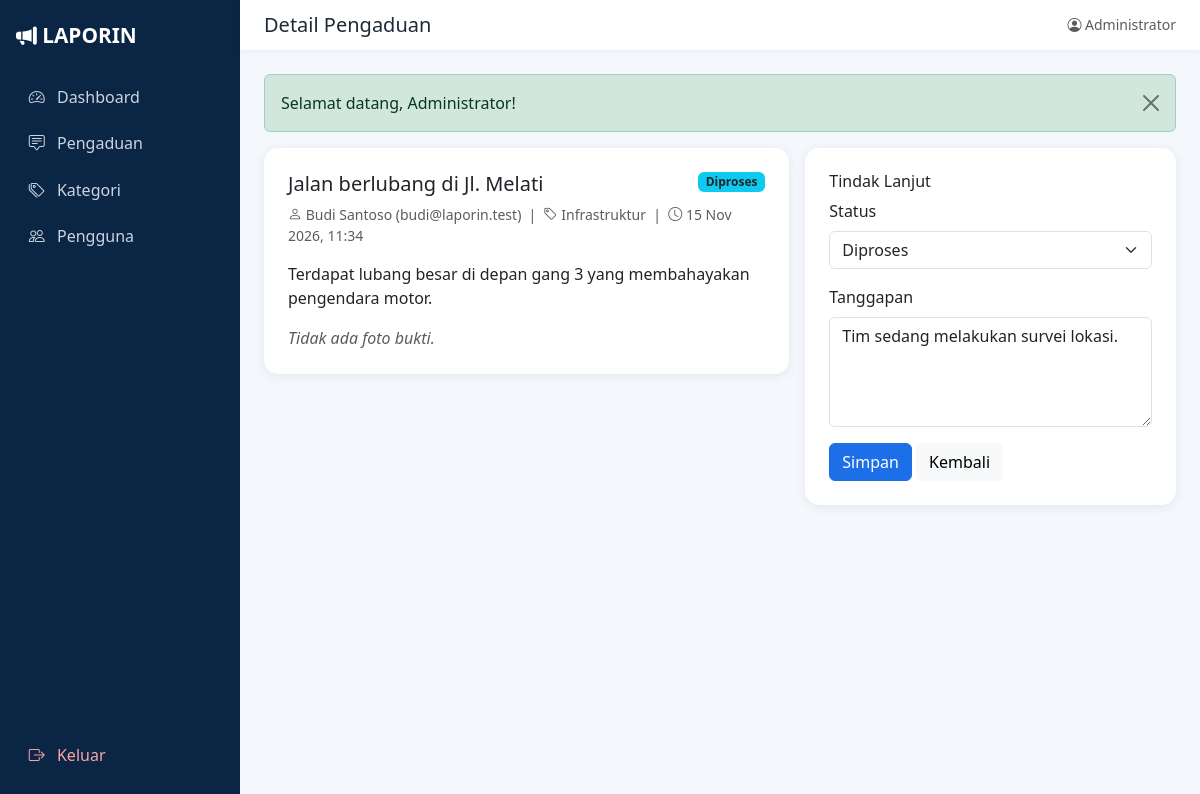
Screenshot of /admin/pengaduan/detail.php?id=1 (signed in) with the database file from the repository.
### tables this page shows
CREATE TABLE pengaduan (
    id_pengaduan INT AUTO_INCREMENT PRIMARY KEY,
    id_user      INT NOT NULL,
    id_kategori  INT NOT NULL,
    judul        VARCHAR(150) NOT NULL,
    isi          TEXT NOT NULL,
    foto         VARCHAR(255) NULL,
    status       ENUM('Menunggu','Diproses','Selesai','Ditolak') NOT NULL DEFAULT 'Menunggu',
    tanggapan    TEXT NULL,
    created_at   TIMESTAMP DEFAULT CURRENT_TIMESTAMP,
    updated_at   TIMESTAMP DEFAULT CURRENT_TIMESTAMP ON UPDATE CURRENT_TIMESTAMP,
    CONSTRAINT fk_pengaduan_user     FOREIGN KEY (id_user)     REFERENCES users(id_user)         ON DELETE CASCADE,
    CONSTRAINT fk_pengaduan_kategori FOREIGN KEY (id_kategori) REFERENCES kategori(id_kategori)  ON DELETE RESTRICT
);

CREATE TABLE users (
    id_user    INT AUTO_INCREMENT PRIMARY KEY,
    nama       VARCHAR(100) NOT NULL,
    email      VARCHAR(100) NOT NULL UNIQUE,
    password   VARCHAR(255) NOT NULL,
    role       ENUM('admin','masyarakat') NOT NULL DEFAULT 'masyarakat',
    created_at TIMESTAMP DEFAULT CURRENT_TIMESTAMP
);

CREATE TABLE kategori (
    id_kategori   INT AUTO_INCREMENT PRIMARY KEY,
    nama_kategori VARCHAR(100) NOT NULL UNIQUE,
    deskripsi     VARCHAR(255) NULL
);

### admin/pengaduan/detail.php (the view, shortened to what this page needs)
<?php
require_once __DIR__ . '/../../includes/auth.php';
$id = (int)($_GET['id'] ?? 0);
$stmt = mysqli_prepare($koneksi, "SELECT p.*, u.nama, u.email, k.nama_kategori
    FROM pengaduan p
    JOIN users u ON p.id_user = u.id_user
    JOIN kategori k ON p.id_kategori = k.id_kategori
    WHERE p.id_pengaduan = ?");
mysqli_stmt_bind_param($stmt, "i", $id);
mysqli_stmt_execute($stmt);
$p = mysqli_fetch_assoc(mysqli_stmt_get_result($stmt));
include __DIR__ . '/../../includes/header.php';
?>
<div class="row g-3">
    <div class="col-lg-7">
        <div class="card p-4">
            <div class="d-flex justify-content-between align-items-start mb-2">
                <h2 class="h5 mb-0"><?= e($p['judul']) ?></h2>
                <?= badge_status($p['status']) ?>
            </div>
            <p class="text-muted small mb-3">
                <i class="bi bi-person"></i> <?= e($p['nama']) ?> (<?= e($p['email']) ?>) &nbsp;|&nbsp;
                <i class="bi bi-tag"></i> <?= e($p['nama_kategori']) ?> &nbsp;|&nbsp;
                <i class="bi bi-clock"></i> <?= tgl($p['created_at']) ?>
            </p>
            <p style="white-space:pre-line"><?= e($p['isi']) ?></p>
            <?php if ($p['foto']): ?>
                <img src="<?= BASE_URL ?>/uploads/<?= e($p['foto']) ?>" class="foto-bukti" alt="Foto bukti">
            <?php else: ?>
                <p class="text-muted fst-italic mb-0">Tidak ada foto bukti.</p>
            <?php endif; ?>
        </div>
    </div>
    <div class="col-lg-5">
        <div class="card p-4">
            <h3 class="h6">Tindak Lanjut</h3>
            <form method="post">
                <div class="mb-3"><label class="form-label">Status</label>
                    <select name="status" class="form-select">
                        <?php foreach (STATUS_LIST as $s): ?>
                        <option value="<?= $s ?>" <?= $p['status'] === $s ? 'selected' : '' ?>><?= $s ?></option>
                        <?php endforeach; ?>
                    </select></div>
                <div class="mb-3"><label class="form-label">Tanggapan</label>
                    <textarea name="tanggapan" rows="4" class="form-control"><?= e($p['tanggapan']) ?></textarea></div>
                <button class="btn btn-primary">Simpan</button>
                <a href="index.php" class="btn btn-light">Kembali</a>
            </form>
        </div>
    </div>
</div>
<?php include __DIR__ . '/../../includes/footer.php'; ?>

### includes/fungsi.php (shortened to what this page needs)
<?php
function e($teks) {
    return htmlspecialchars((string)$teks, ENT_QUOTES, 'UTF-8');
}
function tampil_flash() {
    $f = $_SESSION['flash'];
    $kelas = ($f['tipe'] === 'sukses') ? 'success' : 'danger';
    echo '<div class="alert alert-' . $kelas . ' alert-dismissible fade show" role="alert">'
       . e($f['pesan'])
       . '<button type="button" class="btn-close" data-bs-dismiss="alert"></button></div>';
}
function badge_status($status) {
    $map = ['Menunggu' => 'warning text-dark', 'Diproses' => 'info text-dark',
            'Selesai' => 'success', 'Ditolak' => 'danger'];
    $kelas = $map[$status] ?? 'secondary';
    return '<span class="badge bg-' . $kelas . '">' . e($status) . '</span>';
}
function tgl($waktu) {
    return date('d M Y, H:i', strtotime($waktu));
}

### assets/css/style.css (style rules this page uses)
:root { --navy: #0b2545; --navy-2: #13315c; --blue: #1d6fe8; --blue-soft: #e8f0fd; --bg: #f4f7fb; }
body { background: var(--bg); color: #1f2937; font-family: 'Segoe UI', system-ui, -apple-system, sans-serif; }
.btn-primary { background: var(--blue); border-color: var(--blue); }
.card { border: 0; border-radius: .9rem; box-shadow: 0 2px 12px rgba(11,37,69,.07); }

### rows the page displays
pengaduan: judul "Jalan berlubang di Jl. Melati", status "Diproses", id_user.nama "Budi Santoso", id_user.email "budi@laporin.test", id_kategori.nama_kategori "Infrastruktur", created_at "15 Nov 2026, 11:34", isi "Terdapat lubang besar di depan gang 3 yang membahayakan pengendara motor.", tanggapan "Tim sedang melakukan survei lokasi."

### other values shown
$judul "Detail Pengaduan"
$_SESSION['nama'] "Administrator"
$f['pesan'] "Selamat datang, Administrator!"
